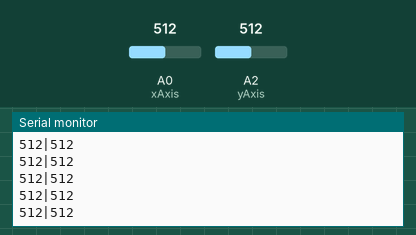
Simulated run of this sketch. Board: Arduino Uno, built with avr-gcc and run on an emulated ATmega328P. Shown: the last lines printed to the serial monitor. The test bench sets the inputs (shaded band); at power-on: A0 (xAxis) = 512, A2 (yAxis) = 512.

Above: at 1.2 s.
1.3 s: A0 (xAxis) set to 989
At 2.1 s:
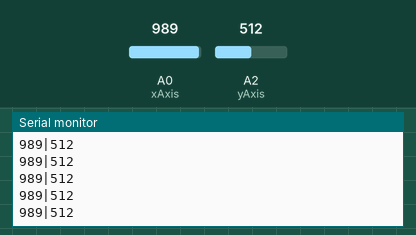
2.8 s: A0 (xAxis) set to 1009
At 3.5 s:
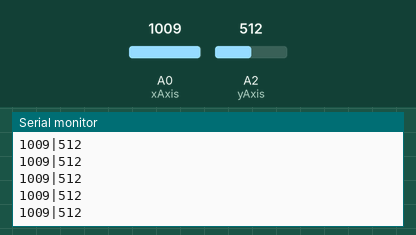
Timing chart, 0 to 5.8 s (numbered marks = the images above; inputs shaded):
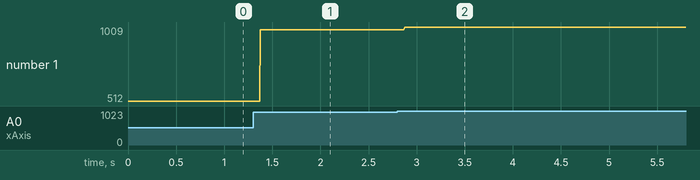

The sketch:

shifter.ino
```cpp
int yAxis = A2;
int xAxis = A0;

int yVal = 0;
int xVal = 0;

void setup() {
  Serial.begin(9600);           //  setup serial
}

void loop() {
  yVal = analogRead(yAxis);
  xVal = analogRead(xAxis);
  Serial.print(xVal);
  Serial.print("|");
  Serial.println(yVal);
}
```

Measured:
- after the input at 1.3 s, the serial monitor: prints a new line after 0.08 s (image 1)
- after the input at 2.8 s, the serial monitor: prints a new line after 0.07 s (image 2)
- plotted number 1: 512 → 989 after the input at 1.3 s, 989 → 1009 after the input at 2.8 s
